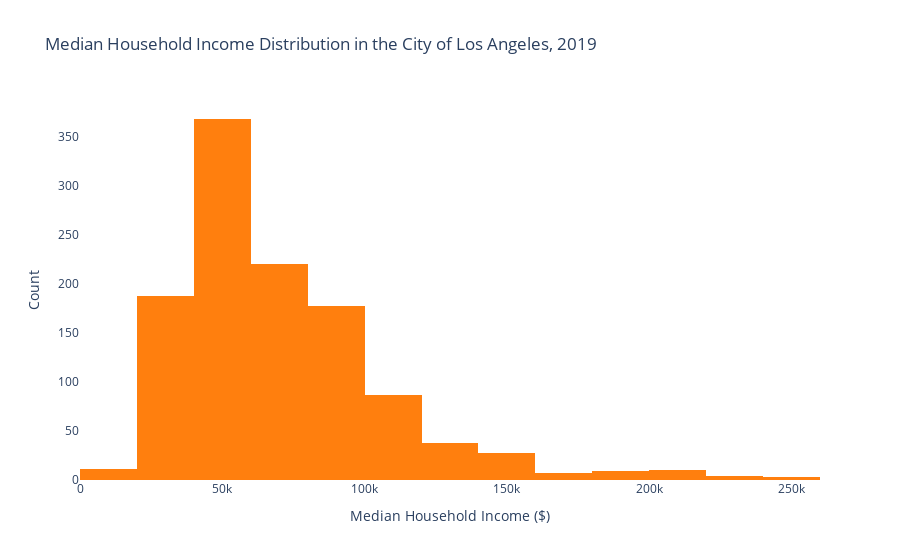

The code cell stored with this chart in its notebook:
### Markdown cell above
## Histogram

### Code cell
fig = px.histogram(la_income, x="Median Household Income", 
                   title='Median Household Income Distribution in the City of Los Angeles, 2019',
                   labels={'Median Household Income': 'Median Household Income ($)'},
                           color_discrete_sequence=['#ff7f0e'],
                  nbins=15)
fig.update_traces(marker_line_width=0, textposition='outside')
fig.update_layout(
    xaxis_title_text='Median Household Income ($)', # xaxis label
    yaxis_title_text='Count', # yaxis label
    plot_bgcolor='rgba(0,0,0,0)',
    paper_bgcolor='rgba(0,0,0,0)'
)

fig.show()

### Figure 1 — Plotly figure (JSON) as saved in the notebook; plotly's stock layout.template omitted (floating-point values rounded to 4 significant figures; data arrays with more than 128 entries replaced by an {"elided": "..."} marker saying what was removed)
{"data": [{"alignmentgroup": "True", "bingroup": "x", "hovertemplate": "Median Household Income ($)=%{x}<br>count=%{y}<extra></extra>", "legendgroup": "", "marker": {"color": "#ff7f0e", "line": {"width": 0}, "pattern": {"shape": ""}}, "name": "", "nbinsx": 15, "offsetgroup": "", "orientation": "v", "showlegend": false, "textposition": "outside", "type": "histogram", "x": {"elided": "1168 int values"}, "xaxis": "x", "yaxis": "y"}], "layout": {"autosize": true, "barmode": "relative", "legend": {"tracegroupgap": 0}, "paper_bgcolor": "rgba(0, 0, 0, 0)", "plot_bgcolor": "rgba(0, 0, 0, 0)", "title": {"text": "Median Household Income Distribution in the City of Los Angeles, 2019"}, "xaxis": {"anchor": "y", "autorange": true, "domain": [0, 1], "range": [-0.5, 260000.0], "title": {"text": "Median Household Income ($)"}, "type": "linear"}, "yaxis": {"anchor": "x", "autorange": true, "domain": [0, 1], "range": [0, 387.4], "title": {"text": "Count"}}}}
